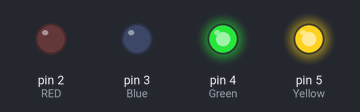
This sketch was run on a simulated Arduino Uno, built with avr-gcc and run on an emulated ATmega328P. Parts: output pins drawn as LEDs (lit = HIGH).

Above: at 0.1 s.
Timing chart, 0 to 1.6 s (numbered marks = the images above):
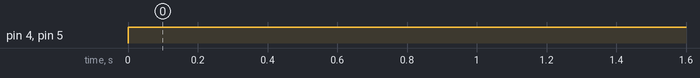

The sketch:

IF_ELSE_TWO_CONDITION.ino
```cpp
int RED = 2;
int Green = 4;
int Blue = 3;
int Yellow = 5;
int x = 7;
int y = 5;
int a = 3;
int b = 4;


void setup() {
  // put your setup code here, to run once:#
  pinMode(RED, OUTPUT);
  pinMode(Green, OUTPUT);
  pinMode(Yellow, OUTPUT);
  pinMode(Blue, OUTPUT);

}

void loop() {
  // put your main code here, to run repeatedly:
  if(x>y){
    digitalWrite(Green, HIGH);
    digitalWrite(RED, LOW);

  }
  else{
    digitalWrite(RED, HIGH);
    digitalWrite(Green, LOW);

  }

  if(a<b){
    digitalWrite(Yellow, HIGH);
    digitalWrite(Blue, LOW);

  }
  else{
    digitalWrite(Blue, HIGH);
    digitalWrite(Yellow, LOW);

  }
}
```

Measured:
- by itself, pin 4 (Green), pin 5 (Yellow): LOW → HIGH at 0.00 s
